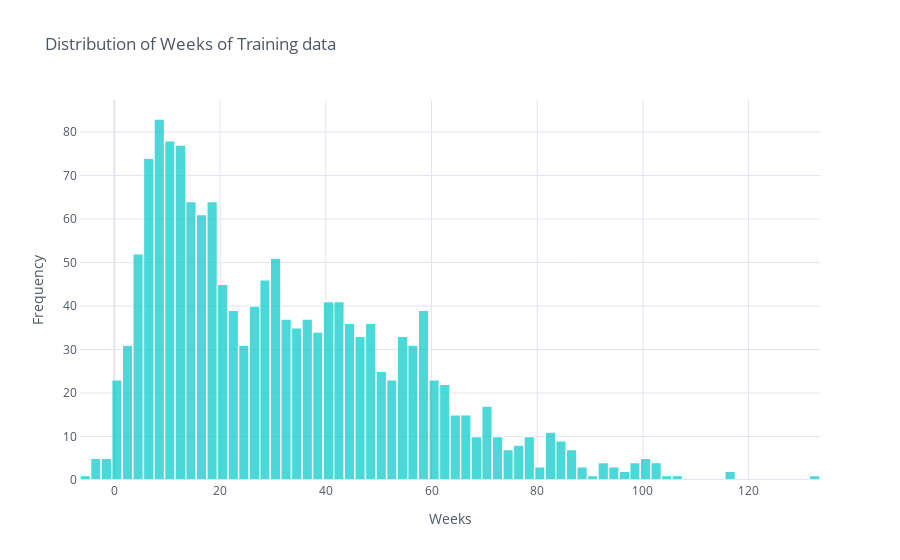

Here is the notebook cell this chart was saved with:
### Markdown cell above
- By the looks of it, week 8-9 is the highest visited weeks for CT scan for the patients while 132-133 week is the least visited

### Code cell
#Plotting the graph. 
train_final_dataframe['Weeks'].iplot(kind='hist',
                        bins=100, xTitle='Weeks', yTitle='Frequency', 
                        linecolor='white',opacity=0.7,
                        color='rgb(0, 200, 200)', theme='white',
                        bargap=0.01, title='Distribution of Weeks of Training data')

### Figure 1 — Plotly figure (JSON) as saved in the notebook; plotly's stock layout.template omitted (floating-point values rounded to 4 significant figures; data arrays with more than 128 entries replaced by an {"elided": "..."} marker saying what was removed)
{"data": [{"histfunc": "count", "histnorm": "", "marker": {"color": "rgba(0, 200, 200, 1.0)", "line": {"color": "#FFFFFF", "width": 1.3}}, "name": "Weeks", "nbinsx": 100, "opacity": 0.7, "orientation": "v", "type": "histogram", "x": {"elided": "1549 int values"}}], "layout": {"bargap": 0.01, "barmode": "overlay", "legend": {"bgcolor": "#FFFFFF", "font": {"color": "#4D5663"}}, "paper_bgcolor": "#FFFFFF", "plot_bgcolor": "#FFFFFF", "title": {"font": {"color": "#4D5663"}, "text": "Distribution of Weeks of Training data"}, "xaxis": {"gridcolor": "#E1E5ED", "linecolor": "white", "showgrid": true, "tickfont": {"color": "#4D5663"}, "title": {"font": {"color": "#4D5663"}, "text": "Weeks"}, "zerolinecolor": "#E1E5ED"}, "yaxis": {"gridcolor": "#E1E5ED", "linecolor": "white", "showgrid": true, "tickfont": {"color": "#4D5663"}, "title": {"font": {"color": "#4D5663"}, "text": "Frequency"}, "zerolinecolor": "#E1E5ED"}}}
